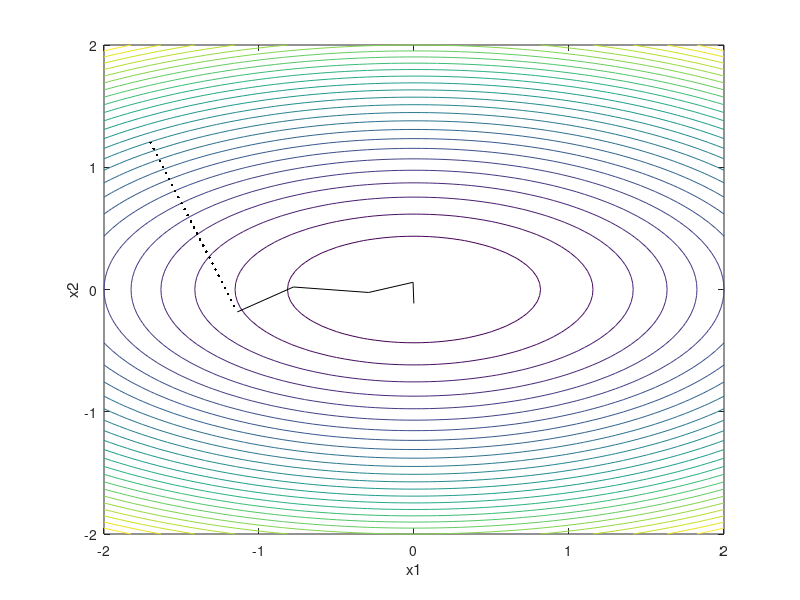

Reproduce this figure in MATLAB.
% 例程 7.5  使用巴尔齐莱‑博温步长
%  最速下降法示例
%  采用巴尔齐莱-博温（Barzilai-Borwein）步长
x1 = -2: 0.05: 2;
x2 = -2: 0.05: 2;
N = length(x1);
y = zeros(N, N);  %  预分配内存，存储函数值矩阵
%  计算所有网格点的函数值
for i = 1: N
    for j = 1: N
        y(j, i) = 2*(x1(i)^2) + 7*(x2(j)^2);
    end
end
%  函数可视化
figure(1)
contour(x1, x2, y, 26);  hold on;
xlabel('x1');  ylabel('x2');
%  初始化计算所需向量
xi = zeros(2, 1);
xn = zeros(2, 1);
%  搜索过程
%  初始点
xi = [-1.7; 1.2];
yi = 2*(xi(1)^2) + 7*(xi(2)^2);
g = [(4*xi(1)); (14*xi(2))];  %  计算初始点的梯度
%  确定梯度在x1方向的符号
sg = 1;
if g(1) < 0
    sg = -1;
end
%  第一段搜索（沿初始梯度方向的一维搜索）
m = g(2)/g(1);  %  梯度方向的斜率
flag = 1;
yref = yi;
xn(1) = xi(1);
while flag == 1
    xn(2) = m*(xn(1) - xi(1)) + xi(2);
    y = 2*(xn(1)^2) + 7*(xn(2)^2);
    if y > yref
        flag = 0;
    else
        yref = y;
        plot(xn(1), xn(2), 'k.');
        xn(1) = xn(1) - (sg*0.02);
    end
end
%  开始使用巴尔齐莱‑博温（BB）步长
%  后续多段搜索
for M = 1:4
    so = xn - xi;
    xi = xn;
    gro = g;
    g = [(4*xi(1)); (14*xi(2))];  %  计算新的梯度值
    yo = g - gro;
    %  计算B-B  长步长
    Lalpha = (so'*so)/(so'*yo);
    xn = xi - (Lalpha*g);
    plot([xi(1), xn(1)], [xi(2), xn(2)], 'k-');
end
